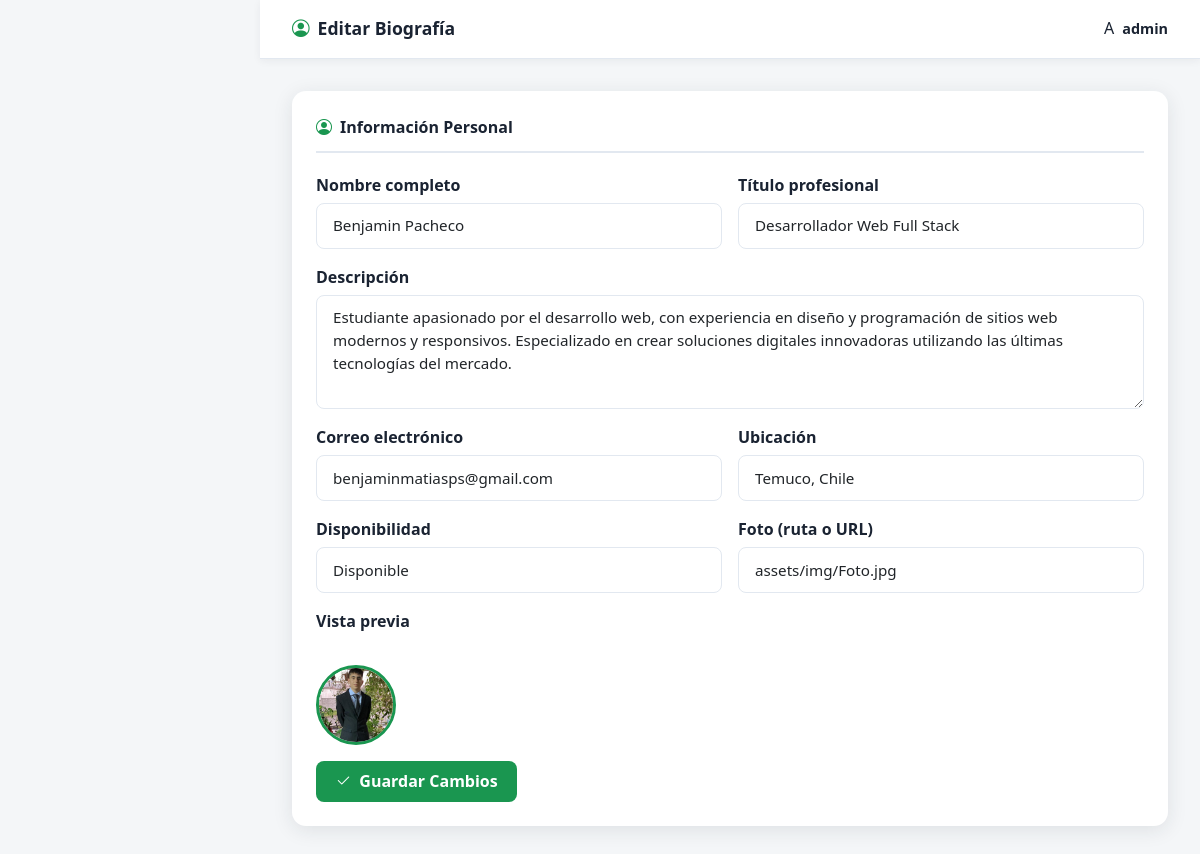
Page /dashboard/biografia.php (signed in) on the committed database.
### tables this page shows
CREATE TABLE IF NOT EXISTS biografia (
    id INT AUTO_INCREMENT PRIMARY KEY,
    nombre VARCHAR(100) NOT NULL,
    titulo VARCHAR(150),
    descripcion TEXT,
    email VARCHAR(100),
    ubicacion VARCHAR(100),
    disponibilidad VARCHAR(50),
    foto VARCHAR(255),
    updated_at TIMESTAMP DEFAULT CURRENT_TIMESTAMP ON UPDATE CURRENT_TIMESTAMP
);

### includes/functions.php (called while the page is built, shortened)
<?php
function getBiografia($pdo) {
    $stmt = $pdo->query("SELECT * FROM biografia LIMIT 1");
    return $stmt->fetch();
}
?>

### dashboard/biografia.php (the view, shortened to what this page needs)
<?php
require_once '../includes/db.php';
require_once '../includes/functions.php';
$bio = getBiografia($pdo);
?>
<!DOCTYPE html>
<html lang="es">
<head>
    <link rel="stylesheet" href="https://cdn.jsdelivr.net/npm/bootstrap@5.3.3/dist/css/bootstrap.min.css">
    <link rel="stylesheet" href="https://cdn.jsdelivr.net/npm/bootstrap-icons@1.11.3/font/bootstrap-icons.min.css">
    <link rel="stylesheet" href="../assets/css/style.css">
</head>
<body>
<div class="dashboard-wrapper">
    <div class="dashboard-main">
        <div class="dashboard-topbar">
            <div class="d-flex align-items-center gap-3">
                <h4><i class="bi bi-person-circle me-2" style="color:var(--green)"></i>Editar Biografía</h4>
            </div>
            <div class="d-flex align-items-center gap-2">
                <div class="avatar-top"><?= strtoupper(substr($_SESSION['admin_user'] ?? 'A', 0, 1)) ?></div>
                <span style="font-weight:600;font-size:.9rem;"><?= htmlspecialchars($_SESSION['admin_user'] ?? 'Admin') ?></span>
            </div>
        </div>
        <div class="dashboard-content">
            <div class="dash-card">
                <div class="dash-card-title"><i class="bi bi-person-circle"></i> Información Personal</div>
                <form method="POST">
                    <div class="row g-3">
                        <div class="col-md-6">
                            <label class="form-label fw-semibold">Nombre completo</label>
                            <input type="text" name="nombre" class="form-control"
                                value="<?= htmlspecialchars($bio['nombre'] ?? '') ?>" required>
                        </div>
                        <div class="col-md-6">
                            <label class="form-label fw-semibold">Título profesional</label>
                            <input type="text" name="titulo" class="form-control"
                                value="<?= htmlspecialchars($bio['titulo'] ?? '') ?>" required>
                        </div>
                        <div class="col-12">
                            <label class="form-label fw-semibold">Descripción</label>
                            <textarea name="descripcion" class="form-control" rows="4"><?= htmlspecialchars($bio['descripcion'] ?? '') ?></textarea>
                        </div>
                        <div class="col-md-6">
                            <label class="form-label fw-semibold">Correo electrónico</label>
                            <input type="email" name="email" class="form-control"
                                value="<?= htmlspecialchars($bio['email'] ?? '') ?>">
                        </div>
                        <div class="col-md-6">
                            <label class="form-label fw-semibold">Ubicación</label>
                            <input type="text" name="ubicacion" class="form-control"
                                value="<?= htmlspecialchars($bio['ubicacion'] ?? '') ?>">
                        </div>
                        <div class="col-md-6">
                            <label class="form-label fw-semibold">Disponibilidad</label>
                            <input type="text" name="disponibilidad" class="form-control"
                                value="<?= htmlspecialchars($bio['disponibilidad'] ?? '') ?>">
                        </div>
                        <div class="col-md-6">
                            <label class="form-label fw-semibold">Foto (ruta o URL)</label>
                            <input type="text" name="foto" class="form-control"
                                value="<?= htmlspecialchars($bio['foto'] ?? '') ?>">
                        </div>
                        <?php if (!empty($bio['foto'])): ?>
                        <div class="col-12">
                            <label class="form-label fw-semibold">Vista previa</label><br>
                            <img src="../<?= htmlspecialchars($bio['foto']) ?>" alt="Foto"
                                style="width:80px;height:80px;object-fit:cover;border-radius:50%;border:3px solid var(--green);">
                        </div>
                        <?php endif; ?>
                        <div class="col-12">
                            <button type="submit" class="btn-primary-green">
                                <i class="bi bi-check2 me-1"></i> Guardar Cambios
                            </button>
                        </div>
                    </div>
                </form>
            </div>
        </div>
    </div>
</div>
</body>
</html>

### assets/css/style.css (style rules this page uses)
:root { --navy: #1a2332; --navy2: #243044; --green: #1a9650; --green2: #28a745; --light: #f4f6f8; --white: #ffffff; --gray: #6c757d; --card-bg:#ffffff; --border: #e2e8f0; --shadow: 0 4px 20px rgba(26,38,50,0.10); --radius: 14px; --transition: all 0.3s ease; }
* { box-sizing: border-box; margin: 0; padding: 0; }
html { scroll-behavior: smooth; }
body { font-family: 'Segoe UI', Tahoma, Geneva, Verdana, sans-serif; background: var(--light); color: var(--navy); line-height: 1.6; }
.form-label { font-weight: 600; color: var(--navy); margin-bottom: 0.3rem; display: flex; align-items: center; gap: 0.4rem; }
.form-control { border: 1.5px solid var(--border); border-radius: 8px; padding: 0.65rem 1rem; transition: var(--transition); font-size: 0.95rem; }
.dashboard-wrapper { display: flex; min-height: 100vh; }
.dashboard-main { margin-left: 260px; flex: 1; background: var(--light); min-height: 100vh; }
.dashboard-topbar { background: var(--white); padding: 1rem 2rem; border-bottom: 1px solid var(--border); display: flex; align-items: center; justify-content: space-between; box-shadow: 0 2px 8px rgba(26,38,50,0.06); }
.dashboard-topbar h4 { margin: 0; font-weight: 700; color: var(--navy); font-size: 1.1rem; }
.dashboard-content { padding: 2rem; }
.dash-card { background: var(--white); border-radius: var(--radius); padding: 1.5rem; box-shadow: var(--shadow); }
.dash-card-title { font-size: 1rem; font-weight: 700; color: var(--navy); margin-bottom: 1.2rem; padding-bottom: 0.7rem; border-bottom: 2px solid var(--border); display: flex; align-items: center; gap: 0.5rem; }
.dash-card-title i { color: var(--green); }
.btn-primary-green { background: var(--green); border: none; color: var(--white); border-radius: 8px; padding: 0.5rem 1.2rem; font-weight: 600; transition: var(--transition); cursor: pointer; }

### rows in the picture
biografia: nombre "Benjamin Pacheco", titulo "Desarrollador Web Full Stack", descripcion "Estudiante apasionado por el desarrollo web, con experiencia en diseño y programación de sitios web modernos y responsivos. Especializado en crear soluciones digitales innovadoras utilizando las últimas tecnologías del mercado.", email "benjaminmatiasps@gmail.com", ubicacion "Temuco, Chile", disponibilidad "Disponible", foto "assets/img/Foto.jpg", foto (picture)

### other values in the picture
substr($_SESSION['admin_user'] ?? 'A', 0, 1) "A"
$_SESSION['admin_user'] "admin"
